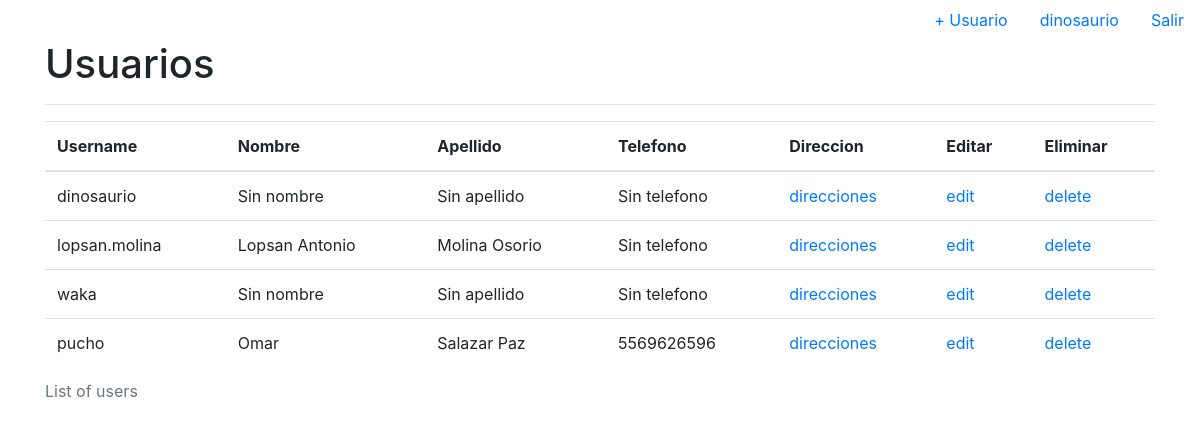
Before: / (signed in) with the older database file.
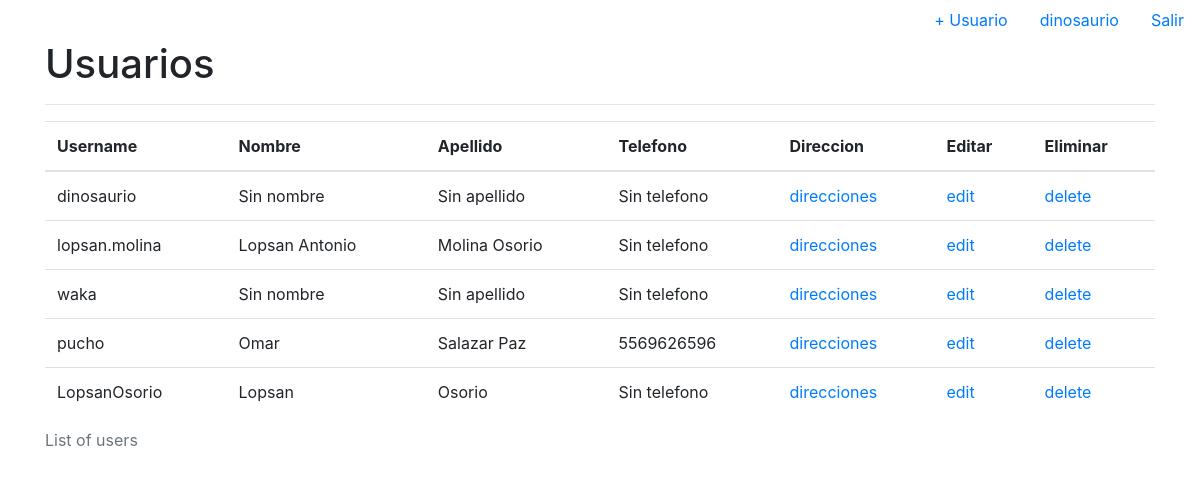
After: the same page with the newer database file.
### apps/users/models.py (models this page shows, shortened)
class Client(models.Model):
    user = models.OneToOneField(
        User,
        verbose_name='Usuario',
        null=False,
        blank=True,
        on_delete=models.CASCADE
    )
    addresses = models.ManyToManyField(Address, blank=True)
    phone = models.CharField(
        verbose_name='Telefono',
        max_length=13,
        blank=True,
        null=True
    )
    class Meta:
        verbose_name = 'Usuario'
        verbose_name_plural = 'Usuarios'

### apps/users/views.py (the view, shortened to what this page needs)
# urls.py: path('', Home.as_view()),
class Home(View):
    def get(self, request):
        template_name = 'home.html'
        users = Client.objects.all()
        context = {
            'users': users
        }
        return render(request, template_name, context)

### templates/home.html
{% extends "base.html" %}
{% block content %}
    <div class="container">
        <h1>
            Usuarios
        </h1>
        <hr>
        <div class="row">
            <div class="col-md-12 personal-info">
                {% if user.is_authenticated %}
                    <table class="table">
                        <caption>List of users</caption>
                        <thead>
                        <tr>
                          <th scope="col">Username</th>
                          <th scope="col">Nombre</th>
                          <th scope="col">Apellido</th>
                          <th scope="col">Telefono</th>
                          <th scope="col">Direccion</th>
                          <th scope="col">Editar</th>
                          <th scope="col">Eliminar</th>
                        </tr>
                        </thead>
                        <tbody>
                        {% for u in users %}
                            <tr>
                                <td>{{u.user.username}}</td>
                                <td>
                                    {% if u.user.first_name %}
                                        {{u.user.first_name}}
                                    {% else %}
                                        Sin nombre
                                    {% endif %}
                                </td>
                                <td>
                                    {% if u.user.last_name %}
                                        {{u.user.last_name}}
                                    {% else %}
                                        Sin apellido
                                    {% endif %}
                                </td>
                                <td>
                                    {% if u.phone %}
                                        {{u.phone}}
                                    {% else %}
                                        Sin telefono
                                    {% endif %}
                                </td>
                                <td>
                                    <a href="{% url 'users:address_list' pk=u.id %}">direcciones</a>
                                </td>
                                <td>
                                    <a href="{% url 'users:edit' pk=u.id %}">edit</a>
                                </td>
                                <td>
                                    <a href="{% url 'users:delete' pk=u.id %}">delete</a>
                                </td>
                            </tr>
                        {% endfor %}
                        </tbody>
                    </table>
                {% endif %}
            </div>
        </div>
    </div>
{% endblock content %}

Changed rows visible on the page:
added Client: user.username "LopsanOsorio", user.first_name "Lopsan", user.last_name "Osorio", shows "Sin telefono"
